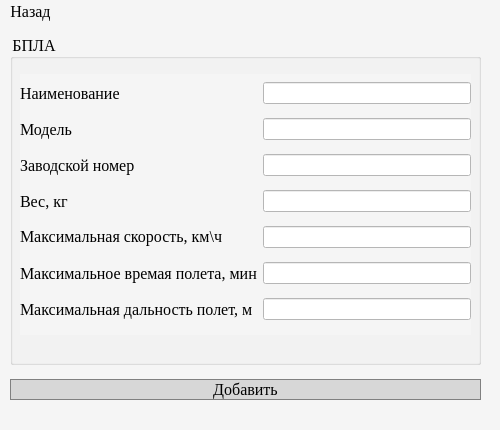
<?xml version="1.0" encoding="UTF-8"?>
<ui version="4.0">
 <class>MainWindow</class>
 <widget class="QMainWindow" name="MainWindow">
  <property name="enabled">
   <bool>true</bool>
  </property>
  <property name="geometry">
   <rect>
    <x>0</x>
    <y>0</y>
    <width>500</width>
    <height>430</height>
   </rect>
  </property>
  <property name="minimumSize">
   <size>
    <width>500</width>
    <height>430</height>
   </size>
  </property>
  <property name="maximumSize">
   <size>
    <width>500</width>
    <height>430</height>
   </size>
  </property>
  <property name="font">
   <font>
    <family>Times New Roman</family>
    <pointsize>12</pointsize>
   </font>
  </property>
  <property name="windowTitle">
   <string>Добавить БПЛА</string>
  </property>
  <property name="styleSheet">
   <string notr="true">background-color: rgb(245, 245, 245);</string>
  </property>
  <widget class="QWidget" name="centralwidget">
   <widget class="QGroupBox" name="groupBox_ADD_BPLA">
    <property name="geometry">
     <rect>
      <x>10</x>
      <y>10</y>
      <width>471</width>
      <height>331</height>
     </rect>
    </property>
    <property name="maximumSize">
     <size>
      <width>16777215</width>
      <height>700</height>
     </size>
    </property>
    <property name="font">
     <font>
      <family>Times New Roman</family>
      <pointsize>12</pointsize>
     </font>
    </property>
    <property name="title">
     <string>БПЛА</string>
    </property>
    <widget class="QWidget" name="gridLayoutWidget">
     <property name="geometry">
      <rect>
       <x>10</x>
       <y>40</y>
       <width>451</width>
       <height>261</height>
      </rect>
     </property>
     <layout class="QGridLayout" name="gridLayout">
      <item row="5" column="1">
       <widget class="QLineEdit" name="lineEdit_MAX_FLIGHTS_TIME_BPLA">
        <property name="styleSheet">
         <string notr="true">QLineEdit{
	background-color:white;
}
QLineEdit:hover{
	border:1px solid rgb(5,142,215);
}
QLineEdit:pressed{
	border:1px solid rgb(5,142,215);
}</string>
        </property>
       </widget>
      </item>
      <item row="6" column="1">
       <widget class="QLineEdit" name="lineEdit_MAX_FLIGHTS_DIST_BPLA">
        <property name="styleSheet">
         <string notr="true">QLineEdit{
	background-color:white;
}
QLineEdit:hover{
	border:1px solid rgb(5,142,215);
}
QLineEdit:pressed{
	border:1px solid rgb(5,142,215);
}</string>
        </property>
       </widget>
      </item>
      <item row="5" column="0">
       <widget class="QLabel" name="label_MAX_FLIGHT_TIME_BPLA">
        <property name="font">
         <font>
          <family>Times New Roman</family>
          <pointsize>12</pointsize>
         </font>
        </property>
        <property name="text">
         <string>Максимальное времая полета, мин</string>
        </property>
       </widget>
      </item>
      <item row="0" column="1">
       <widget class="QLineEdit" name="lineEdit_NAIMENOVANIE_BPLA">
        <property name="sizePolicy">
         <sizepolicy hsizetype="Expanding" vsizetype="Fixed">
          <horstretch>0</horstretch>
          <verstretch>0</verstretch>
         </sizepolicy>
        </property>
        <property name="maximumSize">
         <size>
          <width>16777215</width>
          <height>16777215</height>
         </size>
        </property>
        <property name="styleSheet">
         <string notr="true">QLineEdit{
	background-color:white;
}
QLineEdit:hover{
	border:1px solid rgb(5,142,215);
}
QLineEdit:pressed{
	border:1px solid rgb(5,142,215);
}</string>
        </property>
        <property name="text">
         <string/>
        </property>
       </widget>
      </item>
      <item row="4" column="1">
       <widget class="QLineEdit" name="lineEdit_MAX_SPEED_BPLA">
        <property name="styleSheet">
         <string notr="true">QLineEdit{
	background-color:white;
}
QLineEdit:hover{
	border:1px solid rgb(5,142,215);
}
QLineEdit:pressed{
	border:1px solid rgb(5,142,215);
}</string>
        </property>
       </widget>
      </item>
      <item row="3" column="1">
       <widget class="QLineEdit" name="lineEdit_VES_BPLA">
        <property name="styleSheet">
         <string notr="true">QLineEdit{
	background-color:white;
}
QLineEdit:hover{
	border:1px solid rgb(5,142,215);
}
QLineEdit:pressed{
	border:1px solid rgb(5,142,215);
}</string>
        </property>
       </widget>
      </item>
      <item row="2" column="1">
       <widget class="QLineEdit" name="lineEdit_ZAVODSKOI_NOMER_BPLA">
        <property name="styleSheet">
         <string notr="true">QLineEdit{
	background-color:white;
}
QLineEdit:hover{
	border:1px solid rgb(5,142,215);
}
QLineEdit:pressed{
	border:1px solid rgb(5,142,215);
}</string>
        </property>
        <property name="text">
         <string/>
        </property>
       </widget>
      </item>
      <item row="1" column="0">
       <widget class="QLabel" name="label_MODEL_BPLA">
        <property name="maximumSize">
         <size>
          <width>16777215</width>
          <height>16777215</height>
         </size>
        </property>
        <property name="font">
         <font>
          <family>Times New Roman</family>
          <pointsize>12</pointsize>
         </font>
        </property>
        <property name="text">
         <string>Модель</string>
        </property>
       </widget>
      </item>
      <item row="2" column="0">
       <widget class="QLabel" name="label_ZAVODSKOI_NOMER_BPLA">
        <property name="maximumSize">
         <size>
          <width>16777215</width>
          <height>16777215</height>
         </size>
        </property>
        <property name="font">
         <font>
          <family>Times New Roman</family>
          <pointsize>12</pointsize>
         </font>
        </property>
        <property name="text">
         <string>Заводской номер</string>
        </property>
       </widget>
      </item>
      <item row="3" column="0">
       <widget class="QLabel" name="label_VES_BPLA">
        <property name="maximumSize">
         <size>
          <width>16777215</width>
          <height>16777215</height>
         </size>
        </property>
        <property name="font">
         <font>
          <family>Times New Roman</family>
          <pointsize>12</pointsize>
         </font>
        </property>
        <property name="text">
         <string>Вес, кг</string>
        </property>
       </widget>
      </item>
      <item row="4" column="0">
       <widget class="QLabel" name="label_MAX_SPEED_BPLA">
        <property name="maximumSize">
         <size>
          <width>16777215</width>
          <height>16777215</height>
         </size>
        </property>
        <property name="font">
         <font>
          <family>Times New Roman</family>
          <pointsize>12</pointsize>
         </font>
        </property>
        <property name="text">
         <string>&lt;html&gt;&lt;head/&gt;&lt;body&gt;&lt;p&gt;Максимальная скорость, км\ч&lt;/p&gt;&lt;/body&gt;&lt;/html&gt;</string>
        </property>
       </widget>
      </item>
      <item row="6" column="0">
       <widget class="QLabel" name="label_MAX_FLIGHT_DIST_BPLA">
        <property name="font">
         <font>
          <family>Times New Roman</family>
          <pointsize>12</pointsize>
         </font>
        </property>
        <property name="text">
         <string>Максимальная дальность полет, м</string>
        </property>
       </widget>
      </item>
      <item row="0" column="0">
       <widget class="QLabel" name="label_NAIMENOVANIE">
        <property name="maximumSize">
         <size>
          <width>16777215</width>
          <height>16777215</height>
         </size>
        </property>
        <property name="font">
         <font>
          <family>Times New Roman</family>
          <pointsize>12</pointsize>
         </font>
        </property>
        <property name="text">
         <string>Наименование</string>
        </property>
       </widget>
      </item>
      <item row="1" column="1">
       <widget class="QLineEdit" name="lineEdit_MODEL_BPLA">
        <property name="styleSheet">
         <string notr="true">QLineEdit{
	background-color:white;
}
QLineEdit:hover{
	border:1px solid rgb(5,142,215);
}
QLineEdit:pressed{
	border:1px solid rgb(5,142,215);
}</string>
        </property>
        <property name="text">
         <string/>
        </property>
       </widget>
      </item>
     </layout>
    </widget>
   </widget>
   <widget class="QWidget" name="horizontalLayoutWidget_5">
    <property name="geometry">
     <rect>
      <x>10</x>
      <y>350</y>
      <width>471</width>
      <height>31</height>
     </rect>
    </property>
    <layout class="QHBoxLayout" name="horizontalLayout">
     <item>
      <widget class="QPushButton" name="pushButton_ADD_BPLA_IN_BD">
       <property name="font">
        <font>
         <family>Times New Roman</family>
         <pointsize>12</pointsize>
        </font>
       </property>
       <property name="styleSheet">
        <string notr="true">QPushButton{
background-color: rgb(215, 215, 215);
border: 1px solid gray;
}
QPushButton:hover {border:2px solid  rgb(0, 120, 215);}
QPushButton:pressed {border:2px solid  rgb(0, 120, 215);}</string>
       </property>
       <property name="text">
        <string>Добавить</string>
       </property>
      </widget>
     </item>
    </layout>
   </widget>
  </widget>
  <widget class="QMenuBar" name="menubar">
   <property name="geometry">
    <rect>
     <x>0</x>
     <y>0</y>
     <width>500</width>
     <height>24</height>
    </rect>
   </property>
   <property name="font">
    <font>
     <family>Times New Roman</family>
     <pointsize>12</pointsize>
    </font>
   </property>
   <widget class="QMenu" name="menu">
    <property name="enabled">
     <bool>true</bool>
    </property>
    <property name="font">
     <font>
      <family>Times New Roman</family>
      <pointsize>12</pointsize>
      <weight>50</weight>
      <bold>false</bold>
     </font>
    </property>
    <property name="title">
     <string>Назад</string>
    </property>
   </widget>
   <addaction name="menu"/>
  </widget>
  <widget class="QStatusBar" name="statusbar"/>
 </widget>
 <resources/>
 <connections/>
</ui>
